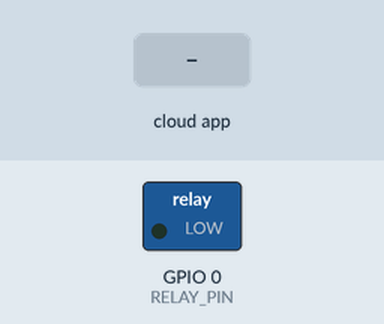
Recording of a sketch running on a simulated ESP8266 (NodeMCU). Shown: switched loads named in the sketch (green lamp = pin HIGH). The test bench sets the inputs (shaded band). WiFi joins after 1.5 s; servers stay silent unless stated; what the sketch prints to the serial monitor is not drawn.

Above: at 2.7 s.
2.8 s: the phone or cloud app sets DEVICE.NAME to 1
At 3.9 s:
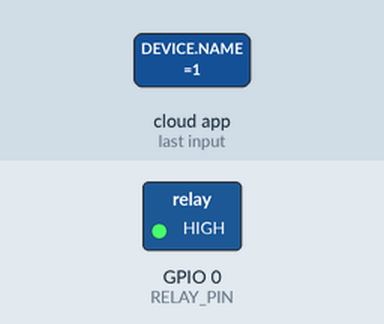
4.3 s: the phone or cloud app sets DEVICE.NAME to 0
At 5.0 s:
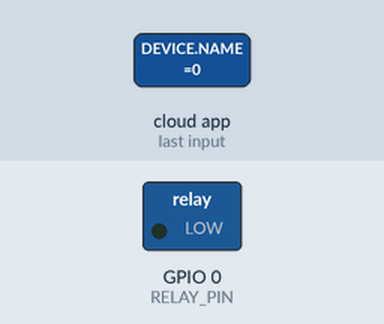
Timing chart, 0 to 7.3 s (numbered marks = the images above; inputs shaded):
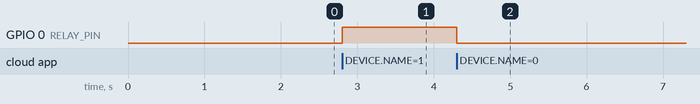

Measured:
- after the input at 2.8 s, GPIO 0 (RELAY_PIN): LOW → HIGH at once
- after the input at 4.3 s, GPIO 0 (RELAY_PIN): HIGH → LOW at once

The sketch:

smart-relay-esp-8266.ino
```cpp
#include <Arduino.h>
#include <ESP8266WiFi.h>
#include "fauxmoESP.h"

#define RELAY_PIN 0
#define WIFI_SSID ""
#define WIFI_PASS ""
#define RELAY "DEVICE NAME"

#define SERIAL_BAUDRATE 115200

fauxmoESP fauxmo;

void wifiSetup() {

  // Define as STA
  WiFi.mode(WIFI_STA);

  // Connect
  Serial.printf("[WIFI] SSID %s ", WIFI_SSID);
  WiFi.begin(WIFI_SSID, WIFI_PASS);

  // Wait
  while (WiFi.status() != WL_CONNECTED) {
    Serial.print(".");
    delay(100);
  }
  Serial.println();

  // Connected
  Serial.printf("[WIFI] STATION Mode, SSID: %s, IP address: %s\n", WiFi.SSID().c_str(), WiFi.localIP().toString().c_str());
}

void amazonEchoSetup() {
  fauxmo.createServer(true);
  fauxmo.setPort(80);
  fauxmo.enable(true);

  fauxmo.addDevice(RELAY);

  fauxmo.onSetState([](unsigned char device_id, const char * device_name, bool state, unsigned char value) {
    if ( (strcmp(device_name, RELAY) == 0) ) {
      if (state) {
        digitalWrite(RELAY_PIN, HIGH);
      } else {
        digitalWrite(RELAY_PIN, LOW);
      }
    }
  });
}

void setup() {
  Serial.begin(SERIAL_BAUDRATE);

  wifiSetup();
  amazonEchoSetup();

  pinMode(RELAY_PIN,OUTPUT);
  digitalWrite(RELAY_PIN,LOW);


}

void loop() {
  fauxmo.handle();
}
```
